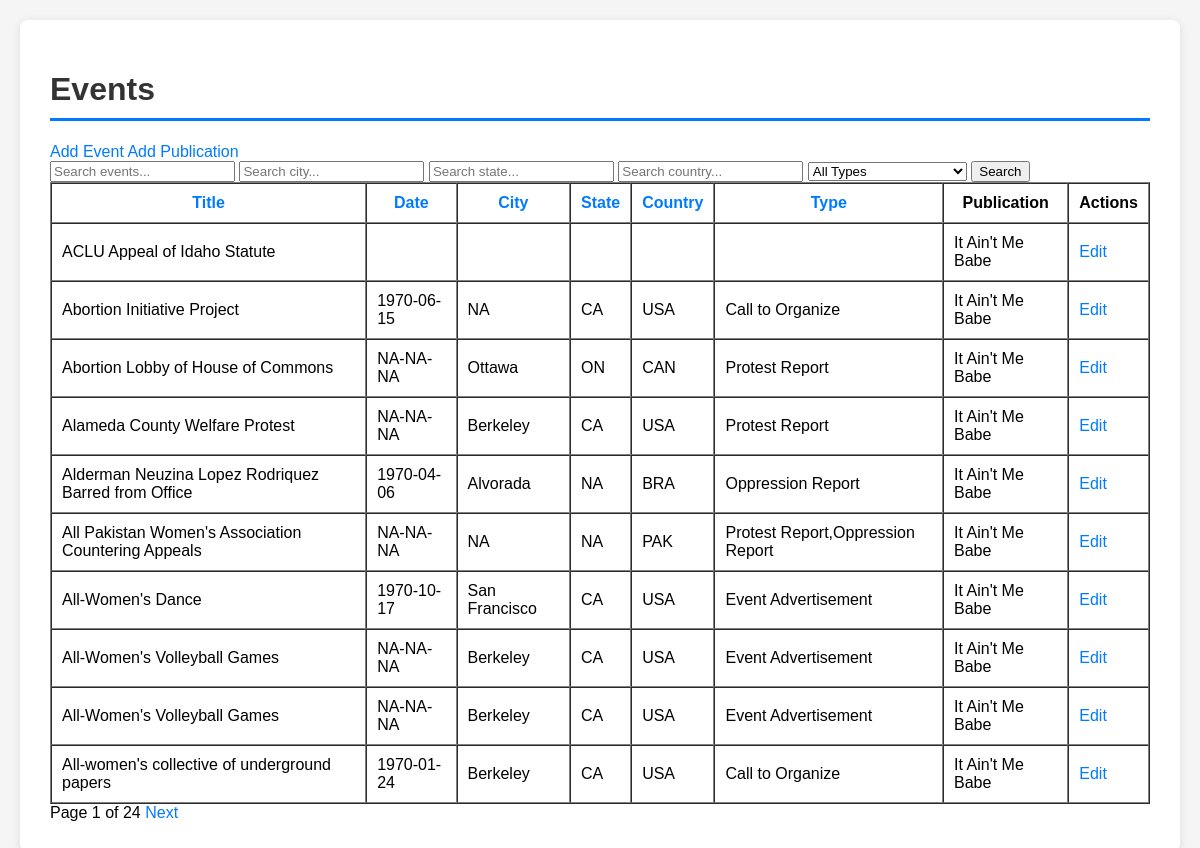
The page / on the database its author committed.
### tables this page shows
CREATE TABLE events (
    event_id INTEGER PRIMARY KEY AUTOINCREMENT, -- Unique ID for each event
    event_title TEXT NOT NULL,                  -- Title of the event
    event_date DATE,                            -- Date of the event
    description TEXT,                           -- Description of the event
    city TEXT,                                  -- City where the event occurred
    state TEXT,                                 -- State where the event occurred
    country TEXT,                               -- Country where the event occurred
    location TEXT,                              -- Specific location of the event (e.g., venue name)
    address TEXT,                               -- Street address of the event
    event_type TEXT,                            -- Type of event (e.g., conference, workshop)
    publication_id INTEGER,                     -- Foreign key to publications table
    source_publication TEXT,                    -- Source publication for the event if reprinted
    FOREIGN KEY (publication_id) REFERENCES publications (pub_id)
);

CREATE TABLE publications (
    pub_id INTEGER PRIMARY KEY AUTOINCREMENT, -- Unique ID for each publication
    pub_title TEXT NOT NULL,                 -- Title of the publication
    volume INTEGER NOT NULL,                 -- Volume number
    issue_number INTEGER NOT NULL,           -- Issue number within the volume
    issue_date DATE,                         -- Full issue date (year, month, day)
    volume_title TEXT,                       -- Title of the volume (if applicable)
    author_org TEXT,                         -- Author or organization responsible for the publication
    location TEXT                            -- Location associated with the publication
);

### DatabaseFlask/app.py (the view)
@app.route('/')
def index():
    search = request.args.get('search', '').strip()
    sort = request.args.get('sort', 'event_title')  # Default sort by event_title
    order = request.args.get('order', 'asc')  # Default order is ascending
    city_filter = request.args.get('city', '').strip()
    state_filter = request.args.get('state', '').strip()
    event_type_filter = request.args.get('event_type', '').strip()
    page = int(request.args.get('page', 1))
    per_page = 10  # Number of events per page
    offset = (page - 1) * per_page  # Calculate the offset for the SQL query
    query = '''
        SELECT e.event_id, e.event_title, e.event_date, e.city, e.state, e.country, e.event_type,
               e.description, e.location, e.address, e.source_publication,
               p.pub_title AS publication_title, p.volume AS volume_number,
               p.issue_number AS issue_number
        FROM events e
        LEFT JOIN publications p ON e.publication_id = p.pub_id
        WHERE 1=1
    '''
    params = []
    if search:
        query += " AND (e.event_title LIKE ? OR e.description LIKE ?)"
        params.extend([f"%{search}%", f"%{search}%"])
    if city_filter:
        query += " AND e.city LIKE ?"
        params.append(f"%{city_filter}%")
    if state_filter:
        query += " AND e.state LIKE ?"
        params.append(f"%{state_filter}%")
    if event_type_filter:
        query += " AND e.event_type = ?"
        params.append(event_type_filter)
    if request.args.get('country', '').strip():
        country_filter = request.args.get('country', '').strip()
        query += " AND e.country LIKE ?"
        params.append(f"%{country_filter}%")
    if sort in ['event_title', 'event_date', 'city', 'state', 'event_type']:
        query += f" ORDER BY {sort} {order.upper()}"
    query += " LIMIT ? OFFSET ?"
    params.extend([per_page, offset])
    conn = get_db_connection()
    events = conn.execute(query, params).fetchall()
    total_query = "SELECT COUNT(*) FROM events e WHERE 1=1"
    if search:
        total_query += " AND (e.event_title LIKE ? OR e.description LIKE ?)"
    if city_filter:
        total_query += " AND e.city LIKE ?"
    if state_filter:
        total_query += " AND e.state LIKE ?"
    if event_type_filter:
        total_query += " AND e.event_type = ?"
    total_events = conn.execute(total_query, params[:-2]).fetchone()[0]  # Exclude LIMIT and OFFSET params
    conn.close()
    total_pages = (total_events + per_page - 1) // per_page  # Round up division
    return render_template(
        'index.html',
        events=events,
        page=page,
        total_pages=total_pages,
        search=search,
        sort=sort,
        order=order,
        city_filter=city_filter,
        state_filter=state_filter,
        event_type_filter=event_type_filter
    )

### DatabaseFlask/app.py (called while the page is built)
def get_db_connection():
    conn = sqlite3.connect(DB_PATH)
    conn.row_factory = sqlite3.Row  # This allows us to access columns by name like row['title']
    return conn

### DatabaseFlask/templates/index.html (shortened to what this page needs)
{% extends "base.html" %}
{% block content %}
<h1>Events</h1>
<div class="navigation">
    <a href="{{ url_for('add_event') }}" class="btn">Add Event</a>
    <a href="{{ url_for('add_publication') }}" class="btn">Add Publication</a>
</div>
<form method="GET" action="{{ url_for('index') }}">
    <input type="text" name="search" placeholder="Search events..." value="{{ search }}">
    <input type="text" name="city" placeholder="Search city..." value="{{ city_filter }}">
    <input type="text" name="state" placeholder="Search state..." value="{{ state_filter }}">
    <input type="text" name="country" placeholder="Search country..." value="{{ request.args.get('country', '') }}">
    <select name="event_type">
        <option value="">All Types</option>
    </select>
    <button type="submit">Search</button>
</form>
<table border="1" cellpadding="10" cellspacing="0">
    <thead>
        <tr>
            <th><a href="{{ url_for('index', sort='event_title', order='asc' if order == 'desc' else 'desc') }}">Title</a></th>
            <th><a href="{{ url_for('index', sort='event_date', order='asc' if order == 'desc' else 'desc') }}">Date</a></th>
            <th><a href="{{ url_for('index', sort='city', order='asc' if order == 'desc' else 'desc') }}">City</a></th>
            <th><a href="{{ url_for('index', sort='state', order='asc' if order == 'desc' else 'desc') }}">State</a></th>
            <th><a href="{{ url_for('index', sort='country', order='asc' if order == 'desc' else 'desc') }}">Country</a></th>
            <th><a href="{{ url_for('index', sort='event_type', order='asc' if order == 'desc' else 'desc') }}">Type</a></th>
            <th>Publication</th>
            <th>Actions</th>
        </tr>
    </thead>
    <tbody>
        {% for event in events %}
        <tr>
            <td>{{ event.event_title }}</td>
            <td>{{ event.event_date }}</td>
            <td>{{ event.city }}</td>
            <td>{{ event.state }}</td>
            <td>{{ event.country }}</td>
            <td>{{ event.event_type }}</td>
            <td>{{ event.publication_title }}</td>
            <td>
                <a href="{{ url_for('edit_record', record_type='event', record_id=event.event_id) }}" class="btn">Edit</a>
            </td>
        </tr>
        {% endfor %}
    </tbody>
</table>
<div class="pagination">
    <span>Page {{ page }} of {{ total_pages }}</span>
    {% if page < total_pages %}
    <a href="{{ url_for('index', page=page+1, search=search, sort=sort, order=order, city=city_filter, state=state_filter, event_type=event_type_filter) }}">Next</a>
    {% endif %}
</div>
{% endblock %}

### DatabaseFlask/templates/base.html (shortened to what this page needs)
<!DOCTYPE html>
<html lang="en">
<head>
</head>
<body>
    <div class="container">
        {% block content %}{% endblock %}
    </div>
</body>
</html>

### DatabaseFlask/templates/base.html (style rules this page uses)
body { font-family: Arial, sans-serif; max-width: 1200px; margin: 0 auto; padding: 20px; background-color: #f5f5f5; }
.container { background-color: white; padding: 30px; border-radius: 8px; box-shadow: 0 2px 10px rgba(0,0,0,0.1); }
h1 { color: #333; border-bottom: 3px solid #007bff; padding-bottom: 10px; }
a { color: #007bff; text-decoration: none; }

### rows shown on the page
events: event_title "ACLU Appeal of Idaho Statute", publication_title "It Ain't Me Babe"
events: event_title "Abortion Initiative Project", event_date "1970-06-15", city "NA", state "CA", country "USA", event_type "Call to Organize", publication_title "It Ain't Me Babe"
events: event_title "Abortion Lobby of House of Commons", event_date "NA-NA-NA", city "Ottawa", state "ON", country "CAN", event_type "Protest Report", publication_title "It Ain't Me Babe"
events: event_title "Alameda County Welfare Protest", event_date "NA-NA-NA", city "Berkeley", state "CA", country "USA", event_type "Protest Report", publication_title "It Ain't Me Babe"
events: event_title "Alderman Neuzina Lopez Rodriquez Barred from Office", event_date "1970-04-06", city "Alvorada", state "NA", country "BRA", event_type "Oppression Report", publication_title "It Ain't Me Babe"
events: event_title "All Pakistan Women's Association Countering Appeals", event_date "NA-NA-NA", city "NA", state "NA", country "PAK", event_type "Protest Report,Oppression Report", publication_title "It Ain't Me Babe"
events: event_title "All-Women's Dance", event_date "1970-10-17", city "San Francisco", state "CA", country "USA", event_type "Event Advertisement", publication_title "It Ain't Me Babe"
events: event_title "All-Women's Volleyball Games", event_date "NA-NA-NA", city "Berkeley", state "CA", country "USA", event_type "Event Advertisement", publication_title "It Ain't Me Babe"
events: event_title "All-Women's Volleyball Games", event_date "NA-NA-NA", city "Berkeley", state "CA", country "USA", event_type "Event Advertisement", publication_title "It Ain't Me Babe"
events: event_title "All-women's collective of underground papers", event_date "1970-01-24", city "Berkeley", state "CA", country "USA", event_type "Call to Organize", publication_title "It Ain't Me Babe"

### other values the page prints
{{ page }} "1"
{{ total_pages }} "24"
